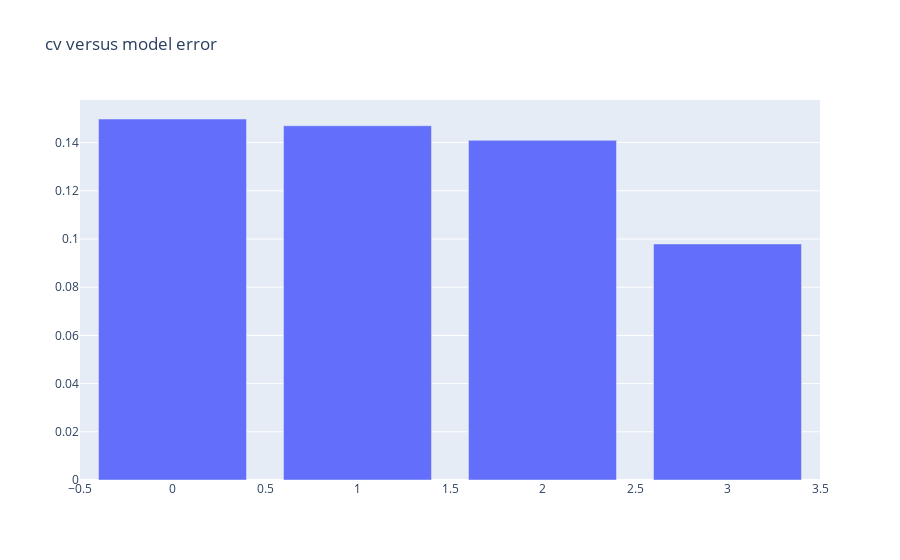

The code cell stored with this chart in its notebook:
### Code cell
# test model with cross validation
# visualize rmse scores
import plotly.graph_objects as go
scores = cross_val_score(linear_reg, X , Y, scoring="neg_mean_squared_error", cv=10)
rmse_scores = -scores
fig = go.Figure(
    data=[go.Bar(x=[i for i in range(4)],y=list(rmse_scores)[:4])],
    layout_title_text="cv versus model error"
)
fig.show()

### Figure 1 — Plotly figure (JSON) as saved in the notebook; plotly's stock layout.template omitted (floating-point values rounded to 4 significant figures)
{"data": [{"type": "bar", "x": [0, 1, 2, 3], "y": [0.1498, 0.147, 0.1409, 0.09796]}], "layout": {"title": {"text": "cv versus model error"}}}
